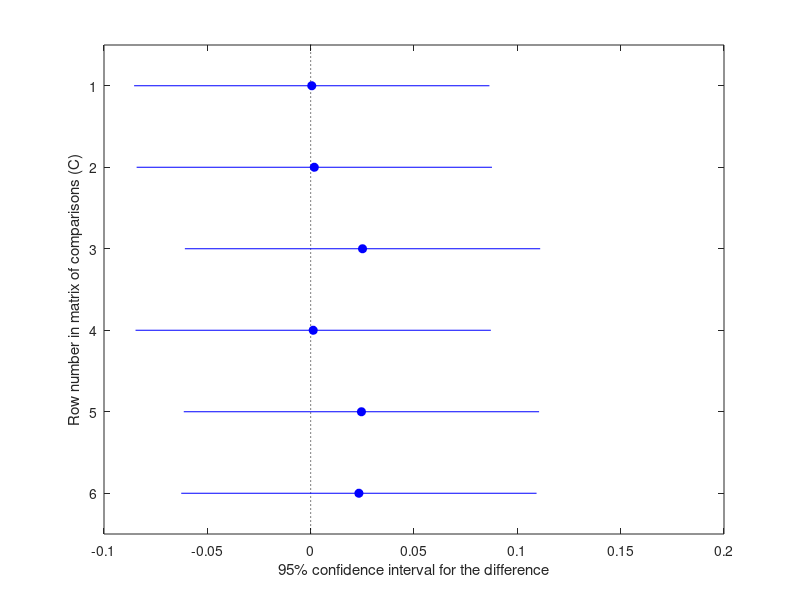

The MATLAB script that drew this image: (Note: this script raises an error after producing the figure.)
% Anova test and plots
% 
% Code thanks to Nicola Ferro (ferro@dei.unipd.it) from repository below:
% https://bitbucket.org/frrncl/ir-unipd/src

load('evalData.mat')

% the mean for each run across the topics
% Note that if the measure is AP (Average Precision), 
% this is exactly MAP (Mean Average Precision) for each run
measure = measureMAP;
m = mean(measure);

% sort in descending order of mean score
[~, idx] = sort(m, 'descend');

% re-order runs by ascending mean of the measure
% needed to have a more nice looking box plot
measure = measure(:, idx);
runID = runID(idx);

% perform the ANOVA
[~, tbl, sts] = anova1(measure, runID, 'off');

% display the ANOVA table
tbl

% perform
c = multcompare(sts, 'Alpha', 0.05, 'Ctype', 'hsd'); 

% display the multiple comparisons
c

%% plots of the data

% get the Tukey HSD test figure
currentFigure = gcf;

    ax = gca;
    ax.FontSize = 20;
    ax.XLabel.String = 'Average Precision (AP)';
    ax.YLabel.String = 'Run';

    currentFigure.PaperPositionMode = 'auto';
    currentFigure.PaperUnits = 'centimeters';
    currentFigure.PaperSize = [42 22];
    currentFigure.PaperPosition = [1 1 40 20];

print(currentFigure, '-dpdf', 'ap-tukey.pdf');
    
    
% box plot
currentFigure = figure;
    % need to reverse the order of the columns to have bloxplot displayed
    % as the Tukey HSD plot
    boxplot(measure(:, end:-1:1), 'Labels', runID(end:-1:1), ...
        'Orientation', 'horizontal', 'Notch','off', 'Symbol', 'ro')
    
    ax = gca;
    ax.FontSize = 20;
    ax.XLabel.String = 'Average Precision (AP)';
    ax.YLabel.String = 'Run';
    
    currentFigure.PaperPositionMode = 'auto';
    currentFigure.PaperUnits = 'centimeters';
    currentFigure.PaperSize = [42 22];
    currentFigure.PaperPosition = [1 1 40 20];

print(currentFigure, '-dpdf', 'ap-boxplot.pdf');


